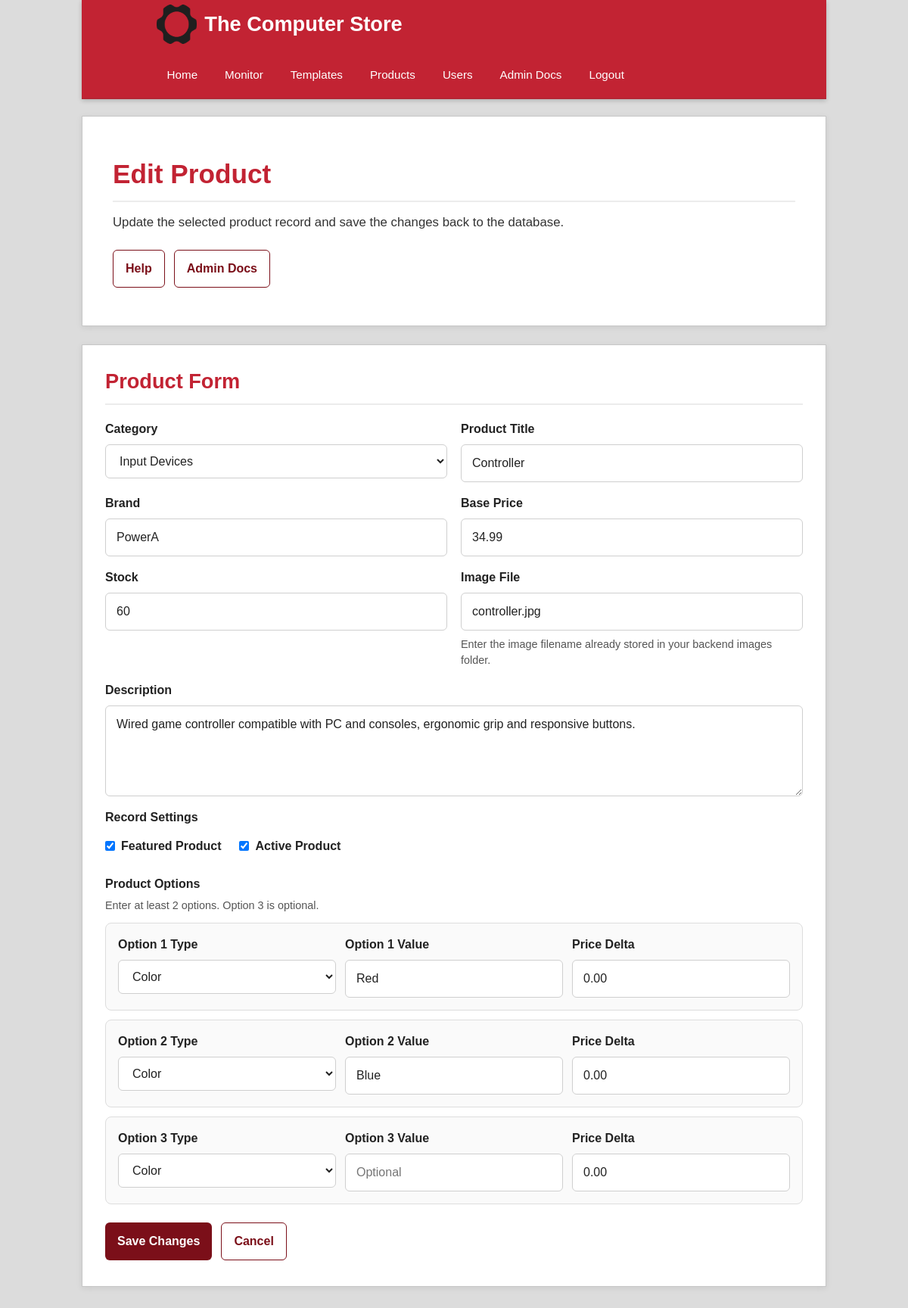
Before: /backend/admin/product-form.php?id=19 (signed in) with the older database file.
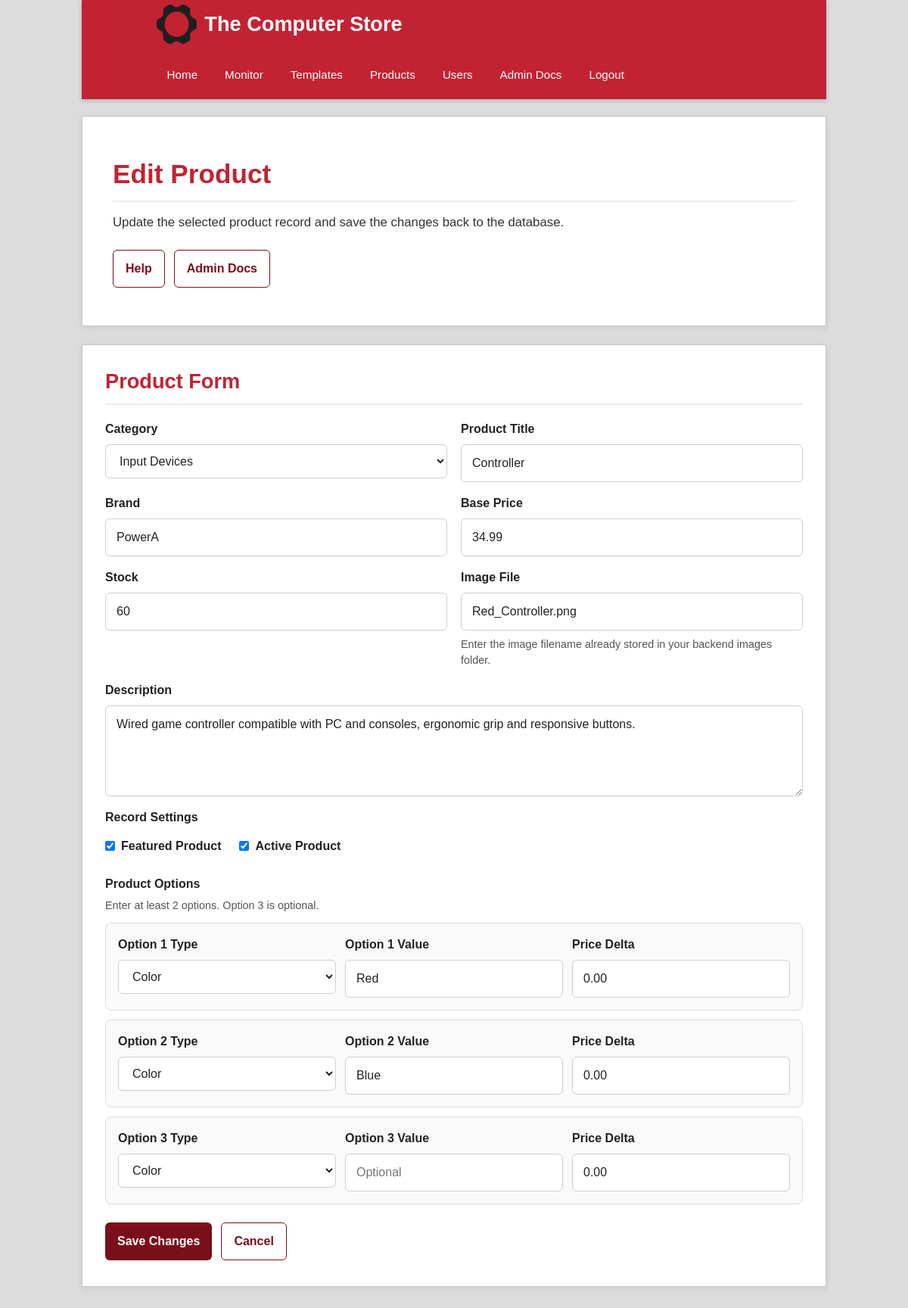
After: the same page with the newer database file.
### tables this page shows
CREATE TABLE IF NOT EXISTS products (
    id              INT AUTO_INCREMENT PRIMARY KEY,
    category_id     INT NOT NULL,
    title           VARCHAR(200) NOT NULL,
    brand           VARCHAR(150) NOT NULL,
    description     TEXT,
    base_price      DECIMAL(8,2) NOT NULL,
    stock           INT NOT NULL DEFAULT 0,
    image_file      VARCHAR(255),
    is_featured     TINYINT(1) DEFAULT 0,
    is_active       TINYINT(1) DEFAULT 1,
    created_at      TIMESTAMP DEFAULT CURRENT_TIMESTAMP,
    FOREIGN KEY (category_id) REFERENCES categories(id) ON DELETE CASCADE
);

CREATE TABLE IF NOT EXISTS categories (
    id          INT AUTO_INCREMENT PRIMARY KEY,
    name        VARCHAR(100) NOT NULL,
    slug        VARCHAR(100) NOT NULL UNIQUE,
    description TEXT,
    created_at  TIMESTAMP DEFAULT CURRENT_TIMESTAMP
);

### backend/config.php (called while the page is built, shortened)
<?php
function get_db(): PDO
{
    static $pdo = null;
    if ($pdo === null) {
        $dsn = 'mysql:host=' . DB_HOST . ';dbname=' . DB_NAME . ';charset=utf8mb4';
        $options = [
            PDO::ATTR_ERRMODE => PDO::ERRMODE_EXCEPTION,
            PDO::ATTR_DEFAULT_FETCH_MODE => PDO::FETCH_ASSOC,
            PDO::ATTR_EMULATE_PREPARES => false,
        ];
        $pdo = new PDO($dsn, DB_USER, DB_PASS, $options);
    }
    return $pdo;
}
function get_allowed_themes(): array
{
    return ['light', 'dark', 'holiday'];
}
function normalize_theme(string $theme): string
{
    return in_array($theme, get_allowed_themes(), true) ? $theme : 'light';
}
function get_active_theme(): string
{
    try {
        $pdo = get_db();
        $stmt = $pdo->query("
            SELECT setting_value
            FROM site_settings
            WHERE setting_key = 'active_theme'
            LIMIT 1
        ");
        $row = $stmt->fetch();
        return normalize_theme($row ? (string) $row['setting_value'] : 'light');
    } catch (PDOException $e) {
        return 'light';
    }
}
function h($str): string
{
    return htmlspecialchars((string) $str, ENT_QUOTES | ENT_SUBSTITUTE, 'UTF-8');
}

### backend/admin/product-form.php (the view, shortened to what the changed rows need)
<?php
require_once __DIR__ . '/../config.php';
$theme = get_active_theme();
$product = [
    'id' => 0,
    'category_id' => '',
    'title' => '',
    'brand' => '',
    'description' => '',
    'base_price' => '',
    'stock' => '',
    'image_file' => '',
    'is_featured' => 0,
    'is_active' => 1,
];
$errors = [];
$is_edit = false;
try {
    $pdo = get_db();
    $categories = $pdo->query('SELECT id, name FROM categories ORDER BY name ASC')->fetchAll();
} catch (PDOException $e) {
    $categories = [];
    $errors[] = 'Unable to load categories: ' . $e->getMessage();
}
if ($_SERVER['REQUEST_METHOD'] === 'GET' && isset($_GET['id'])) {
    $product_id = (int) $_GET['id'];
    if ($product_id > 0) {
        try {
            $pdo = get_db();
            $stmt = $pdo->prepare("
                SELECT
                    id,
                    category_id,
                    title,
                    brand,
                    description,
                    base_price,
                    stock,
                    image_file,
                    is_featured,
                    is_active
                FROM products
                WHERE id = :id
                LIMIT 1
            ");
            $stmt->execute([':id' => $product_id]);
            $row = $stmt->fetch();
            if ($row) {
                $product = $row;
                $is_edit = true;
            } else {
                $errors[] = 'Product not found.';
            }
        } catch (PDOException $e) {
            $errors[] = 'Unable to load product: ' . $e->getMessage();
        }
    }
}
$page_title = $is_edit ? 'Edit Product' : 'Add Product';
?>
<!DOCTYPE html>
<html lang="en">
<head>
    <link rel="stylesheet" href="../../styles/<?= h($theme) ?>.css">
    <link rel="stylesheet" href="../../styles/admin-products.css">
</head>
<body class="theme-<?= h($theme) ?>">
<main>
    <div class="containerIntro">
        <div class="introText">
            <h1><?= h($page_title) ?></h1>
        </div>
    </div>
    <div class="featured">
        <h1>Product Form</h1>
        <form method="POST" action="product-form.php<?= $is_edit ? '?id=' . (int) $product['id'] : '' ?>">
            <div class="formGrid">
                <div class="formField">
                    <label for="category_id">Category</label>
                    <select name="category_id" id="category_id" class="adminSelect" required>
                        <?php foreach ($categories as $category): ?>
                            <option value="<?= (int) $category['id'] ?>" <?= (string) $product['category_id'] === (string) $category['id'] ? 'selected' : '' ?>>
                                <?= h($category['name']) ?>
                            </option>
                        <?php endforeach; ?>
                    </select>
                </div>
                <div class="formField">
                    <label for="title">Product Title</label>
                    <input type="text" name="title" id="title" class="adminInput" value="<?= h($product['title']) ?>" required>
                </div>
                <div class="formField">
                    <label for="brand">Brand</label>
                    <input type="text" name="brand" id="brand" class="adminInput" value="<?= h($product['brand']) ?>" required>
                </div>
                <div class="formField">
                    <label for="base_price">Base Price</label>
                    <input type="number" name="base_price" id="base_price" class="adminInput" min="0" step="0.01" value="<?= h((string) $product['base_price']) ?>" required>
                </div>
                <div class="formField">
                    <label for="stock">Stock</label>
                    <input type="number" name="stock" id="stock" class="adminInput" min="0" step="1" value="<?= h((string) $product['stock']) ?>" required>
                </div>
                <div class="formField">
                    <label for="image_file">Image File</label>
                    <input type="text" name="image_file" id="image_file" class="adminInput" value="<?= h($product['image_file']) ?>" placeholder="example.jpg">
                    <div class="formNote">Enter the image filename already stored in your backend images folder.</div>
                </div>
                <div class="formField full">
                    <label for="description">Description</label>
                    <textarea name="description" id="description" class="adminTextarea"><?= h($product['description']) ?></textarea>
                </div>
                <div class="formField full">
                    <div class="checkboxRow">
                        <label class="checkboxItem">
                            <input type="checkbox" name="is_featured" value="1" <?= (int) $product['is_featured'] === 1 ? 'checked' : '' ?>>
                            Featured Product
                        </label>
                        <label class="checkboxItem">
                            <input type="checkbox" name="is_active" value="1" <?= (int) $product['is_active'] === 1 ? 'checked' : '' ?>>
                            Active Product
                        </label>
                    </div>
                </div>
            </div>
            <div class="optionSection">
                <h2 class="optionTitle">Product Options</h2>
            </div>
        </form>
    </div>
</main>
</body>
</html>

Changed rows visible on the page:
changed products "Controller": image_file "controller.jpg" → "Red_Controller.png"
